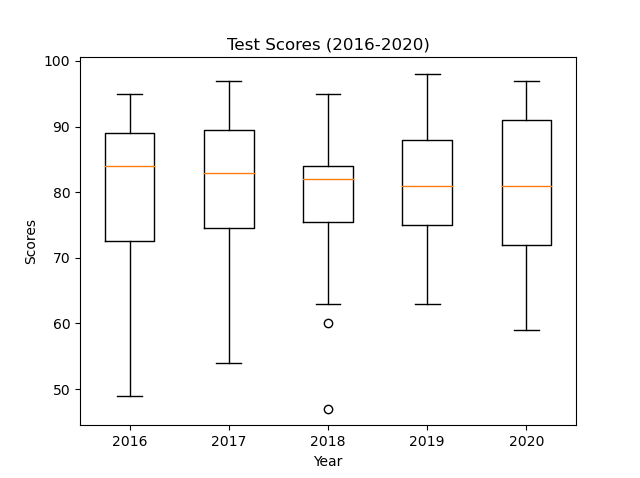

The Python source for this figure:

## import libraries ##
import matplotlib as mp
import matplotlib.pyplot as plt
import numpy as np
import pandas as pd


## import and format data from Excel ##
boxandwhiskers_data = pd.read_csv(r'C:\Users\Joey261\Desktop\Career\datascience6_boxandwhisker.csv', header=None)
column_to_drop = [0]
boxandwhiskers_data.drop(column_to_drop, inplace=True, axis=1)

## convert dataframe to list ##

testscores = list(boxandwhiskers_data.values.flatten())

scores_2016 = testscores[0:15]
scores_2017 = testscores[15:30]
scores_2018 = testscores[30:45]
scores_2019 = testscores[45:60]
scores_2020 = testscores[60:75]

scores_list = [scores_2016, scores_2017, scores_2018, scores_2019, scores_2020]
x_values_list = []

## label and display plot ##
fig, ax1 = plt.subplots()
ax1.set_title('Test Scores (2016-2020)')
ax1.set_xlabel('Year')
ax1.set_ylabel('Scores')
plt.xticks(x_values_list, ['2016', '2017', '2018', '2019', '2020'])
bp = plt.boxplot(scores_list)
plt.show()
